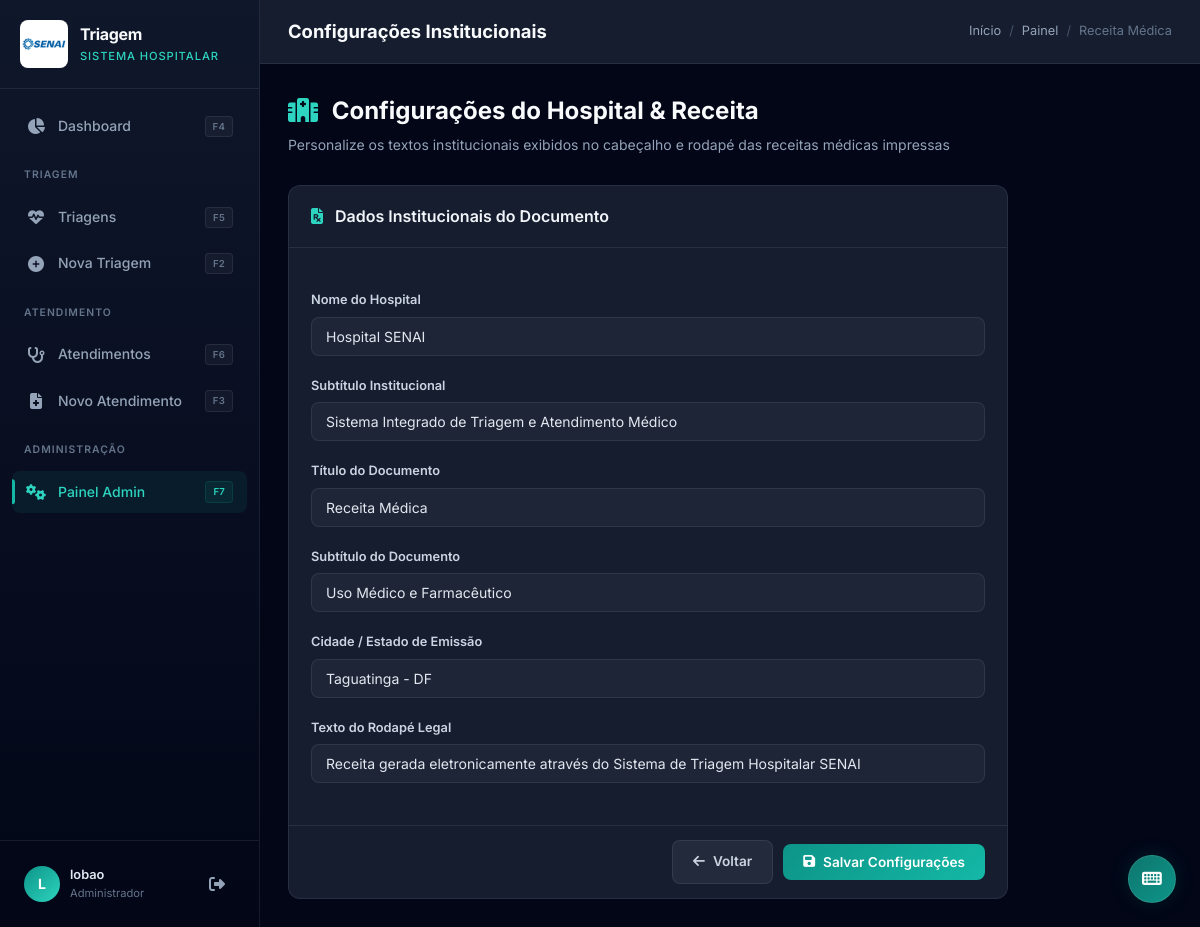
Screenshot of /painel/hospital/ (signed in) with the database file from the repository.
### painel/models.py (models this page shows, shortened)
class ConfiguracaoHospital(models.Model):
    nome_hospital = models.CharField(max_length=100, default='Hospital SENAI', verbose_name='Nome do Hospital')
    subtitulo = models.CharField(
        max_length=200,
        default='Sistema Integrado de Triagem e Atendimento Médico',
        verbose_name='Subtítulo Institucional'
    )
    titulo_documento = models.CharField(max_length=100, default='Receita Médica', verbose_name='Título do Documento')
    subtitulo_documento = models.CharField(
        max_length=100,
        default='Uso Médico e Farmacêutico',
        verbose_name='Subtítulo do Documento'
    )
    local_emissao = models.CharField(max_length=100, default='São Paulo', verbose_name='Cidade / Estado de Emissão')
    rodape_legal = models.CharField(
        max_length=255,
        default='Receita gerada eletronicamente através do Sistema de Triagem Hospitalar SENAI',
        verbose_name='Texto do Rodapé Legal'
    )
    class Meta:
        verbose_name = 'Configuração do Hospital'
        verbose_name_plural = 'Configuração do Hospital'
    @classmethod
    def get_solo(cls):
        obj, _ = cls.objects.get_or_create(pk=1)
        return obj

### painel/views.py (the view)
# urls.py: path('hospital/', views.configuracao_hospital_update, name='painel_configuracao_hospital'),
@admin_required
def configuracao_hospital_update(request):
    config = ConfiguracaoHospital.get_solo()
    if request.method == 'POST':
        form = ConfiguracaoHospitalForm(request.POST, instance=config)
        if form.is_valid():
            form.save()
            messages.success(request, 'Configurações institucionais salvas com sucesso!')
            return redirect('painel_configuracao_hospital')
    else:
        form = ConfiguracaoHospitalForm(instance=config)
    context = {
        'form': form,
        'form_title': 'Configurações do Hospital & Receita'
    }
    return render(request, 'painel/configuracao_hospital_form.html', context)

### painel/forms.py
class ConfiguracaoHospitalForm(forms.ModelForm):
    class Meta:
        model = ConfiguracaoHospital
        fields = '__all__'

### painel/templates/painel/configuracao_hospital_form.html (shortened to what this page needs)
{% extends 'base.html' %}
{% block topbar_title %}Configurações Institucionais{% endblock %}
{% block breadcrumb %}
<a href="{% url 'dashboard' %}">Início</a>
<span class="separator">/</span>
<a href="{% url 'painel_home' %}">Painel</a>
<span class="separator">/</span>
<span>Receita Médica</span>
{% endblock %}
{% block content %}
<div class="page-header">
  <div>
    <h1><i class="fas fa-hospital" style="color: var(--primary-400); margin-right: 8px;"></i> Configurações do Hospital & Receita</h1>
    <p>Personalize os textos institucionais exibidos no cabeçalho e rodapé das receitas médicas impressas</p>
  </div>
</div>
<div class="card" style="max-width: 720px;">
  <div class="card-header">
    <h3><i class="fas fa-file-prescription" style="margin-right: 8px; color: var(--primary-400);"></i> Dados Institucionais do Documento</h3>
  </div>
  <form method="post" class="django-form">
    <div class="card-body">
      {% for field in form %}
      <div class="form-group">
        <label for="{{ field.id_for_label }}">{{ field.label }}</label>
        {{ field }}
      </div>
      {% endfor %}
    </div>
    <div class="card-footer">
      <a href="{% url 'painel_home' %}" class="btn btn-secondary">
        <i class="fas fa-arrow-left"></i> Voltar
      </a>
      <button type="submit" class="btn btn-primary">
        <i class="fas fa-save"></i> Salvar Configurações
      </button>
    </div>
  </form>
</div>
{% endblock %}

### templates/base.html (shortened to what this page needs)
{% load static %}
<!DOCTYPE html>
<html lang="pt-br">
<head>
  <link rel="stylesheet" href="{% static 'css/base.css' %}">
  <link rel="stylesheet" href="https://cdnjs.cloudflare.com/ajax/libs/font-awesome/6.5.1/css/all.min.css">
</head>
<body>
  <div class="app">
    <aside class="sidebar" id="sidebar">
      <div class="sidebar-header">
        <img src="{% static 'img/senai_logo.png' %}" alt="SENAI" class="sidebar-logo">
        <div class="sidebar-brand">
          <h2>Triagem</h2>
          <span>Sistema Hospitalar</span>
        </div>
      </div>
      <nav class="sidebar-nav">
        <a href="{% url 'dashboard' %}" class="nav-link" id="nav-dashboard">
          <i class="fas fa-chart-pie"></i>
          <span>Dashboard</span>
          <kbd class="nav-kbd">F4</kbd>
        </a>
        <div class="nav-section">Triagem</div>
        <a href="{% url 'triagem_list' %}" class="nav-link" id="nav-triagem">
          <i class="fas fa-heartbeat"></i>
          <span>Triagens</span>
          <kbd class="nav-kbd">F5</kbd>
        </a>
        <a href="{% url 'triagem_create' %}" class="nav-link" id="nav-new-triagem">
          <i class="fas fa-plus-circle"></i>
          <span>Nova Triagem</span>
          <kbd class="nav-kbd">F2</kbd>
        </a>
        <div class="nav-section">Atendimento</div>
        <a href="{% url 'atendimento_list' %}" class="nav-link" id="nav-atendimento">
          <i class="fas fa-stethoscope"></i>
          <span>Atendimentos</span>
          <kbd class="nav-kbd">F6</kbd>
        </a>
        <a href="{% url 'atendimento_create' %}" class="nav-link" id="nav-new-atendimento">
          <i class="fas fa-file-medical"></i>
          <span>Novo Atendimento</span>
          <kbd class="nav-kbd">F3</kbd>
        </a>
        <div class="nav-section">Administração</div>
        <a href="{% url 'painel_home' %}" class="nav-link" id="nav-admin">
          <i class="fas fa-cogs"></i>
          <span>Painel Admin</span>
          <kbd class="nav-kbd">F7</kbd>
        </a>
      </nav>
      <div class="sidebar-footer">
        <div class="sidebar-user">
          <div class="user-avatar">
            {{ user.username|make_list|first|upper }}
          </div>
          <div class="user-info">
            <div class="name">{{ user.username }}</div>
            <div class="role">{% if user.is_superuser %}Administrador{% else %}Usuário{% endif %}</div>
          </div>
          <a href="{% url 'logout' %}" class="btn-icon" title="Sair" id="btn-logout">
            <i class="fas fa-sign-out-alt"></i>
          </a>
        </div>
      </div>
    </aside>
    <main class="main-content">
      <header class="topbar">
        <div class="topbar-left">
          <h2 class="topbar-title">{% block topbar_title %}Dashboard{% endblock %}</h2>
        </div>
        <div class="topbar-right">
          <div class="breadcrumb">
            {% block breadcrumb %}{% endblock %}
          </div>
        </div>
      </header>
      <div class="page-content fade-in">
        {% block content %}{% endblock %}
      </div>
    </main>
  </div>
</body>
</html>

### rows the page displays
ConfiguracaoHospital: form "Hospital SENAI" "Sistema Integrado de Triagem e Atendimento Médico" "Receita Médica" "Uso Médico e Farmacêutico" "Taguatinga - DF" "Receita gerada eletronicamente através do Sistema de Triagem Hospitalar SENAI"

### other values shown
{{ user.username|make_list|first|upper }} "L"
{{ user.username }} "lobao"
{{ field.label }} "Nome do Hospital" "Subtítulo Institucional" "Título do Documento" "Subtítulo do Documento" "Cidade / Estado de Emissão" "Texto do Rodapé Legal"
